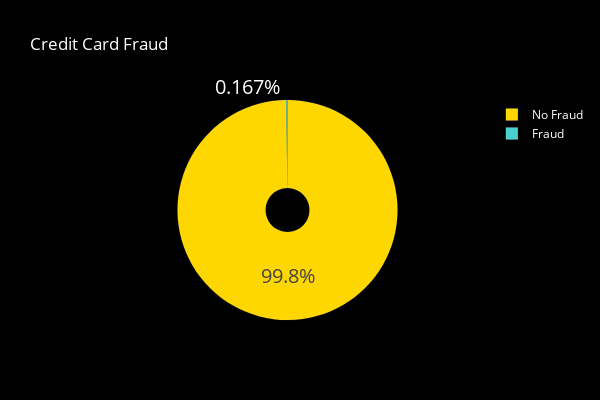

The cell this chart's notebook holds for it:
### Code cell
colors = ['gold', 'mediumturquoise']
labels = ['No Fraud','Fraud']
values = df['Class'].value_counts()
fig = go.Figure(data=[go.Pie(labels = labels,
                             values=values,hole=.2)])
fig.update_traces(textfont_size=20, marker=dict(colors=colors, line=dict(color='white', width=0.1)))
fig.update_layout(
    title_text="Credit Card Fraud",
    title_font_color="white",
    legend_title_font_color="yellow",
    paper_bgcolor="black",
    plot_bgcolor='black',
    font_color="white",
    height=400,
    width=600,
)
fig.show()

### Figure 1 — Plotly figure (JSON) as saved in the notebook; plotly's stock layout.template omitted (floating-point values rounded to 4 significant figures)
{"data": [{"hole": 0.2, "labels": ["No Fraud", "Fraud"], "marker": {"colors": ["gold", "mediumturquoise"], "line": {"color": "white", "width": 0.1}}, "textfont": {"size": 20}, "type": "pie", "values": [283253, 473]}], "layout": {"font": {"color": "white"}, "height": 400, "legend": {"title": {"font": {"color": "yellow"}}}, "paper_bgcolor": "black", "plot_bgcolor": "black", "title": {"font": {"color": "white"}, "text": "Credit Card Fraud"}, "width": 600}}
